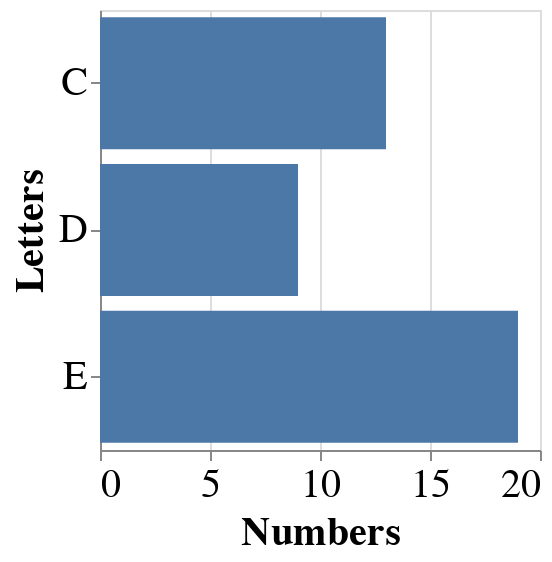

Notebook code for this chart:
### Markdown cell above
### You Try!

What do you think will happen when you try to change the `mark_circle` to a `mark_bar()`

### Code cell
plot.mark_bar() ## YOUR SOLUTION HERE

### Figure 1 — Vega-Lite specification as saved in the notebook (floating-point values rounded to 4 significant figures)
{"height": 220, "width": 220, "config": {"style": {"circle": {"size": 400}, "point": {"size": 30}, "square": {"size": 400}}, "legend": {"symbolSize": 20, "titleFontSize": 20, "labelFontSize": 20}, "axis": {"titleFontSize": 20, "labelFontSize": 20}}, "data": {"name": "data-e1f27bdda7bfd6fed066714f7c229752"}, "mark": "bar", "encoding": {"x": {"type": "quantitative", "field": "Numbers"}, "y": {"type": "nominal", "field": "Letters"}}, "$schema": "https://vega.github.io/schema/vega-lite/v4.0.2.json", "datasets": {"data-e1f27bdda7bfd6fed066714f7c229752": [{"Letters": "C", "Numbers": 2}, {"Letters": "C", "Numbers": 7}, {"Letters": "C", "Numbers": 4}, {"Letters": "D", "Numbers": 1}, {"Letters": "D", "Numbers": 2}, {"Letters": "D", "Numbers": 6}, {"Letters": "E", "Numbers": 8}, {"Letters": "E", "Numbers": 4}, {"Letters": "E", "Numbers": 7}]}}
